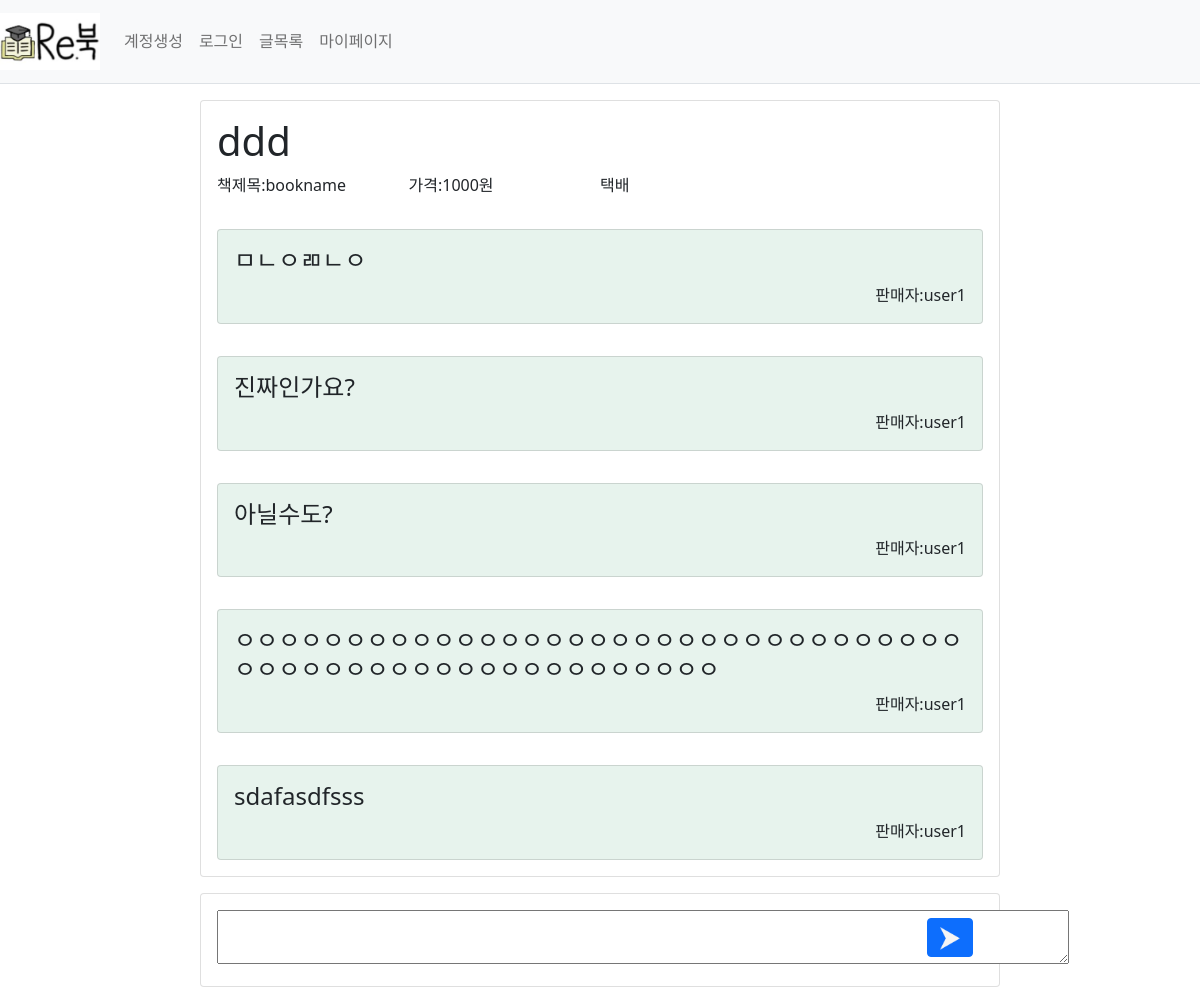
Page /mypage/reply/1 on the earlier database version.
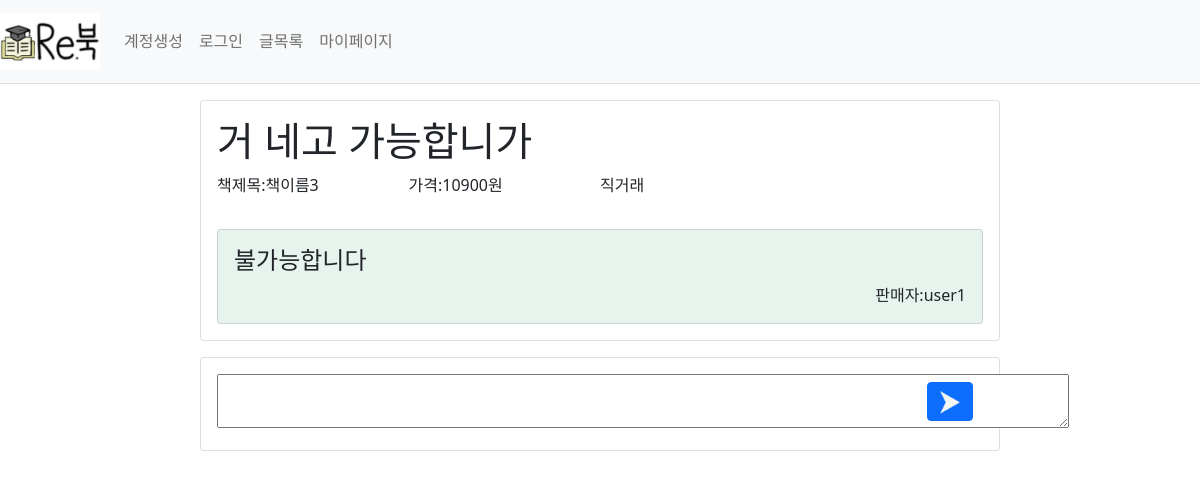
Same page on the later database version.
### webproject/models.py (models this page shows)
class Reply(db.Model): #댓글
    id = db.Column(db.Integer, primary_key=True)
    post_id = db.Column(db.Integer, db.ForeignKey('post.id', ondelete='CASCADE'))
    post = db.relationship('Post',backref=db.backref('reply_set')) # Post.reply_set 하면 답글에 접근 가능
    content = db.Column(db.Text(),nullable=False)
    create_date = db.Column(db.DateTime(), nullable=False)
    user_id = db.Column(db.Integer, db.ForeignKey('user.id', ondelete='CASCADE'), nullable=False)
    user = db.relationship('User', backref=db.backref('reply_set'))

class BookInfo(db.Model): # 책 정보
    __tablename__ = 'bookinfo'
    id = db.Column(db.Integer, primary_key=True)
    name = db.Column(db.String(200),nullable=False) #책이름
    author = db.Column(db.String(200),nullable=False) #저자
    school = db.Column(db.String(200),nullable=False) #학교
    department = db.Column(db.String(200),nullable=False) #학과
    price = db.Column(db.Integer, nullable=False)

class Re_reply(db.Model): #댓글
    id = db.Column(db.Integer, primary_key=True)
    reply_id = db.Column(db.Integer, db.ForeignKey('reply.id', ondelete='CASCADE'))
    reply = db.relationship('Reply',backref=db.backref('re_reply_set')) # Post.reply_set 하면 답글에 접근 가능
    content = db.Column(db.Text(),nullable=False)
    create_date = db.Column(db.DateTime(), nullable=False)
    user_id = db.Column(db.Integer, db.ForeignKey('user.id', ondelete='CASCADE'), nullable=False)
    user = db.relationship('User', backref=db.backref('re_reply_set'))

class User(db.Model):
    id = db.Column(db.Integer, primary_key =True)
    username = db.Column(db.String(150), unique=True, nullable=False)
    password = db.Column(db.String(200), nullable=False)
    email = db.Column(db.String(120), unique=True, nullable=False)

### webproject/views/mypage_views.py (the view)
@bp.route('/reply/<int:reply_id>')
def reply(reply_id):
    reply=Reply.query.get(reply_id)
    return render_template('mypage/mypage_reply.html', reply=reply)

### webproject/views/auth_views.py (called while the page is built)
@bp.before_app_request
def load_logged_in_user():
    user_id=session.get('user_id')
    if user_id is None:
        g.user = None
    else:
        g.user = User.query.get(user_id)

@bp.before_app_request
def load_logged_in_user():
    user_id=session.get('user_id')
    if user_id is None:
        g.user = None
    else:
        g.user = User.query.get(user_id)

### webproject/templates/mypage/mypage_reply.html (shortened to what this page needs)
{% extends 'base.html' %}
{% block content%}
<div class="d-flex justify-content-center" >
    <div class="card mt-3" style="width:50em; " >
        <div class="card-body">
            <h1>{{reply.content}}</h1>
            <div class="row g-0">
                <div class="col-md-3">책제목:{{reply.post.book.name}}</div>
                <div class="col-md-3">가격:{{reply.post.book.price}}원</div>
                <div class="col-md-3">{%if reply.post.isparcel%}택배{%else%}직거래{%endif%}</div>
            </div>
        </div>
    {%for re_reply in reply.re_reply_set %}
        <div class="card-body">
            {%if re_reply.reply.post.user.username == re_reply.user.username %}
            <div class="card bg-success" style="--bs-bg-opacity: .1">
            <div class="card-body mt-0 mb-0">
                <div class="card-content">
                    <h4>{{re_reply.content}}</h4>
                </div>
                <div class="card-content" style="float:right;">
                    판매자:{{re_reply.user.username}}
                </div>
            </div>
            </div>
            {%endif%}
        </div>
    {%endfor%}
    </div>
</div>
<div class="d-flex justify-content-center" >
  <div class="card mt-3 " style="width:50em; " >
      <div class="card-body">
        <form action="{{url_for('mypage.create',reply_id=reply.id)}}" method="post">
             <div class="row g-0">
              <div class="col-md-11" >
                <textarea name="content" id="content" rows="2" cols="90em" required></textarea>
              </div>
                  <div class="col-md-1" >
                        <button class="btn btn-primary mt-2 ms-2" type="submit">
                            <img src="{{url_for('static',filename='Polygon 1.png')}}" style="width:20px;" >
                        </button>
                  </div>
             </div>
        </form>
      </div>
    </div>
</div>
{% endblock %}

Differences in the rows shown:
no longer on this page (row edited): BookInfo: post.book.name "bookname", post.book.price "1000"
removed Re_reply: content "ㅁㄴㅇㄻㄴㅇ", user.username "user1"
removed Re_reply: content "진짜인가요?", user.username "user1"
removed Re_reply: content "아닐수도?", user.username "user1"
removed Re_reply: content "ㅇㅇㅇㅇㅇㅇㅇㅇㅇㅇㅇㅇㅇㅇㅇㅇㅇㅇㅇㅇㅇㅇㅇㅇㅇㅇㅇㅇㅇㅇㅇㅇㅇㅇㅇㅇㅇㅇㅇㅇㅇㅇㅇㅇㅇㅇㅇㅇㅇㅇㅇㅇㅇㅇㅇ", user.username "user1"
removed Re_reply: content "sdafasdfsss", user.username "user1"
changed Reply: content "ddd" → "거 네고 가능합니가"
now on this page (row edited): BookInfo: post.book.name "책이름3", post.book.price "10900"
now on this page (row edited): Re_reply: content "불가능합니다", user.username "user1"
Other differences:
text no longer shown: "택배"
text now shown: "직거래"
